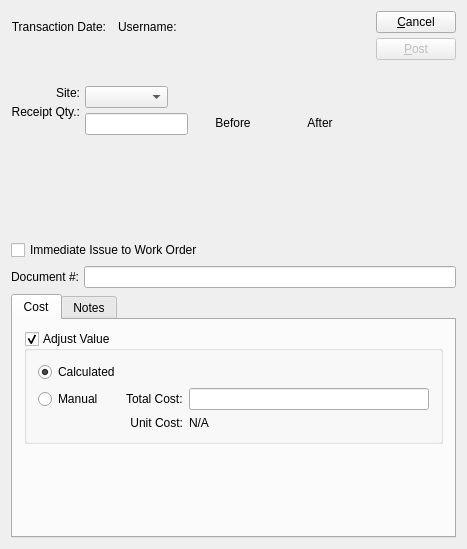
<?xml version="1.0" encoding="UTF-8"?>
<ui version="4.0">
 <comment>This file is part of the xTuple ERP: PostBooks Edition, a free and
open source Enterprise Resource Planning software suite,
Copyright (c) 1999-2019 by OpenMFG LLC, d/b/a xTuple.
It is licensed to you under the Common Public Attribution License
version 1.0, the full text of which (including xTuple-specific Exhibits)
is available at www.xtuple.com/CPAL.  By using this software, you agree
to be bound by its terms.</comment>
 <class>materialReceiptTrans</class>
 <widget class="QWidget" name="materialReceiptTrans">
  <property name="geometry">
   <rect>
    <x>0</x>
    <y>0</y>
    <width>467</width>
    <height>549</height>
   </rect>
  </property>
  <property name="windowTitle">
   <string>Material Receipt Transaction</string>
  </property>
  <layout class="QVBoxLayout" name="verticalLayout_3">
   <item>
    <layout class="QHBoxLayout">
     <item>
      <layout class="QVBoxLayout">
       <item>
        <layout class="QHBoxLayout">
         <item>
          <widget class="QLabel" name="_transDateLit">
           <property name="text">
            <string>Transaction Date:</string>
           </property>
           <property name="alignment">
            <set>Qt::AlignRight|Qt::AlignTrailing|Qt::AlignVCenter</set>
           </property>
           <property name="buddy">
            <cstring>_transDate</cstring>
           </property>
          </widget>
         </item>
         <item>
          <widget class="DLineEdit" name="_transDate"/>
         </item>
         <item>
          <widget class="QLabel" name="_usernameLit">
           <property name="text">
            <string>Username:</string>
           </property>
          </widget>
         </item>
         <item>
          <widget class="QLabel" name="_username">
           <property name="sizePolicy">
            <sizepolicy hsizetype="Expanding" vsizetype="Preferred">
             <horstretch>0</horstretch>
             <verstretch>0</verstretch>
            </sizepolicy>
           </property>
           <property name="alignment">
            <set>Qt::AlignLeading|Qt::AlignLeft|Qt::AlignVCenter</set>
           </property>
          </widget>
         </item>
        </layout>
       </item>
       <item>
        <layout class="QHBoxLayout">
         <property name="spacing">
          <number>0</number>
         </property>
         <item>
          <widget class="ItemCluster" name="_item">
           <property name="focusPolicy">
            <enum>Qt::StrongFocus</enum>
           </property>
          </widget>
         </item>
         <item>
          <spacer>
           <property name="orientation">
            <enum>Qt::Horizontal</enum>
           </property>
           <property name="sizeType">
            <enum>QSizePolicy::Expanding</enum>
           </property>
           <property name="sizeHint" stdset="0">
            <size>
             <width>20</width>
             <height>20</height>
            </size>
           </property>
          </spacer>
         </item>
        </layout>
       </item>
      </layout>
     </item>
     <item>
      <layout class="QVBoxLayout">
       <property name="spacing">
        <number>5</number>
       </property>
       <item>
        <widget class="QPushButton" name="_close">
         <property name="text">
          <string>&amp;Cancel</string>
         </property>
        </widget>
       </item>
       <item>
        <widget class="QPushButton" name="_post">
         <property name="enabled">
          <bool>false</bool>
         </property>
         <property name="text">
          <string>&amp;Post</string>
         </property>
         <property name="default">
          <bool>true</bool>
         </property>
        </widget>
       </item>
       <item>
        <spacer>
         <property name="orientation">
          <enum>Qt::Vertical</enum>
         </property>
         <property name="sizeType">
          <enum>QSizePolicy::Preferred</enum>
         </property>
         <property name="sizeHint" stdset="0">
          <size>
           <width>20</width>
           <height>20</height>
          </size>
         </property>
        </spacer>
       </item>
      </layout>
     </item>
    </layout>
   </item>
   <item>
    <layout class="QHBoxLayout">
     <property name="spacing">
      <number>0</number>
     </property>
     <item>
      <layout class="QHBoxLayout">
       <property name="spacing">
        <number>5</number>
       </property>
       <item>
        <layout class="QVBoxLayout">
         <property name="spacing">
          <number>5</number>
         </property>
         <item>
          <widget class="QLabel" name="_warehouseLit">
           <property name="text">
            <string>Site:</string>
           </property>
           <property name="alignment">
            <set>Qt::AlignRight|Qt::AlignTrailing|Qt::AlignVCenter</set>
           </property>
           <property name="margin">
            <number>3</number>
           </property>
           <property name="buddy">
            <cstring>_warehouse</cstring>
           </property>
          </widget>
         </item>
         <item>
          <widget class="QLabel" name="_qtyLit">
           <property name="text">
            <string>Receipt Qty.:</string>
           </property>
           <property name="alignment">
            <set>Qt::AlignRight|Qt::AlignTrailing|Qt::AlignVCenter</set>
           </property>
           <property name="margin">
            <number>2</number>
           </property>
           <property name="buddy">
            <cstring>_qty</cstring>
           </property>
          </widget>
         </item>
         <item>
          <spacer>
           <property name="orientation">
            <enum>Qt::Vertical</enum>
           </property>
           <property name="sizeHint" stdset="0">
            <size>
             <width>20</width>
             <height>40</height>
            </size>
           </property>
          </spacer>
         </item>
        </layout>
       </item>
       <item>
        <layout class="QVBoxLayout">
         <property name="spacing">
          <number>5</number>
         </property>
         <item>
          <layout class="QHBoxLayout">
           <property name="spacing">
            <number>0</number>
           </property>
           <item>
            <widget class="WComboBox" name="_warehouse"/>
           </item>
           <item>
            <spacer>
             <property name="orientation">
              <enum>Qt::Horizontal</enum>
             </property>
             <property name="sizeType">
              <enum>QSizePolicy::Preferred</enum>
             </property>
             <property name="sizeHint" stdset="0">
              <size>
               <width>20</width>
               <height>0</height>
              </size>
             </property>
            </spacer>
           </item>
          </layout>
         </item>
         <item>
          <widget class="XLineEdit" name="_qty">
           <property name="sizePolicy">
            <sizepolicy hsizetype="Preferred" vsizetype="Fixed">
             <horstretch>0</horstretch>
             <verstretch>0</verstretch>
            </sizepolicy>
           </property>
           <property name="alignment">
            <set>Qt::AlignRight</set>
           </property>
          </widget>
         </item>
         <item>
          <spacer>
           <property name="orientation">
            <enum>Qt::Vertical</enum>
           </property>
           <property name="sizeHint" stdset="0">
            <size>
             <width>86</width>
             <height>16</height>
            </size>
           </property>
          </spacer>
         </item>
        </layout>
       </item>
       <item>
        <layout class="QVBoxLayout">
         <property name="spacing">
          <number>0</number>
         </property>
         <item>
          <spacer>
           <property name="orientation">
            <enum>Qt::Vertical</enum>
           </property>
           <property name="sizeType">
            <enum>QSizePolicy::Preferred</enum>
           </property>
           <property name="sizeHint" stdset="0">
            <size>
             <width>10</width>
             <height>0</height>
            </size>
           </property>
          </spacer>
         </item>
         <item>
          <layout class="QHBoxLayout">
           <property name="spacing">
            <number>7</number>
           </property>
           <item>
            <layout class="QVBoxLayout">
             <property name="spacing">
              <number>2</number>
             </property>
             <item>
              <widget class="QLabel" name="_beforeQtyLit">
               <property name="text">
                <string>Before</string>
               </property>
               <property name="alignment">
                <set>Qt::AlignCenter</set>
               </property>
              </widget>
             </item>
             <item>
              <widget class="XLabel" name="_beforeQty">
               <property name="minimumSize">
                <size>
                 <width>80</width>
                 <height>0</height>
                </size>
               </property>
               <property name="alignment">
                <set>Qt::AlignRight|Qt::AlignTrailing|Qt::AlignVCenter</set>
               </property>
              </widget>
             </item>
            </layout>
           </item>
           <item>
            <layout class="QVBoxLayout">
             <property name="spacing">
              <number>2</number>
             </property>
             <item>
              <widget class="QLabel" name="_afterQtyLit">
               <property name="text">
                <string>After</string>
               </property>
               <property name="alignment">
                <set>Qt::AlignCenter</set>
               </property>
              </widget>
             </item>
             <item>
              <widget class="XLabel" name="_afterQty">
               <property name="minimumSize">
                <size>
                 <width>80</width>
                 <height>0</height>
                </size>
               </property>
               <property name="alignment">
                <set>Qt::AlignRight|Qt::AlignTrailing|Qt::AlignVCenter</set>
               </property>
              </widget>
             </item>
            </layout>
           </item>
          </layout>
         </item>
        </layout>
       </item>
      </layout>
     </item>
     <item>
      <spacer>
       <property name="orientation">
        <enum>Qt::Horizontal</enum>
       </property>
       <property name="sizeType">
        <enum>QSizePolicy::Expanding</enum>
       </property>
       <property name="sizeHint" stdset="0">
        <size>
         <width>101</width>
         <height>20</height>
        </size>
       </property>
      </spacer>
     </item>
    </layout>
   </item>
   <item>
    <layout class="QVBoxLayout">
     <property name="spacing">
      <number>0</number>
     </property>
     <item>
      <layout class="QHBoxLayout">
       <property name="spacing">
        <number>0</number>
       </property>
       <item>
        <widget class="QCheckBox" name="_issueToWo">
         <property name="sizePolicy">
          <sizepolicy hsizetype="Expanding" vsizetype="Fixed">
           <horstretch>0</horstretch>
           <verstretch>0</verstretch>
          </sizepolicy>
         </property>
         <property name="minimumSize">
          <size>
           <width>0</width>
           <height>20</height>
          </size>
         </property>
         <property name="text">
          <string>Immediate Issue to Work Order</string>
         </property>
        </widget>
       </item>
       <item>
        <spacer>
         <property name="orientation">
          <enum>Qt::Horizontal</enum>
         </property>
         <property name="sizeType">
          <enum>QSizePolicy::Expanding</enum>
         </property>
         <property name="sizeHint" stdset="0">
          <size>
           <width>71</width>
           <height>10</height>
          </size>
         </property>
        </spacer>
       </item>
      </layout>
     </item>
     <item>
      <widget class="WoCluster" name="_wo">
       <property name="enabled">
        <bool>false</bool>
       </property>
       <property name="focusPolicy">
        <enum>Qt::StrongFocus</enum>
       </property>
      </widget>
     </item>
    </layout>
   </item>
   <item>
    <layout class="QHBoxLayout">
     <property name="spacing">
      <number>5</number>
     </property>
     <item>
      <widget class="QLabel" name="_documentNumLit">
       <property name="text">
        <string>Document #:</string>
       </property>
       <property name="alignment">
        <set>Qt::AlignRight|Qt::AlignTrailing|Qt::AlignVCenter</set>
       </property>
       <property name="buddy">
        <cstring>_documentNum</cstring>
       </property>
      </widget>
     </item>
     <item>
      <widget class="XLineEdit" name="_documentNum"/>
     </item>
    </layout>
   </item>
   <item>
    <widget class="QTabWidget" name="_tab">
     <property name="currentIndex">
      <number>0</number>
     </property>
     <widget class="QWidget" name="tabCost">
      <attribute name="title">
       <string>Cost</string>
      </attribute>
      <layout class="QVBoxLayout" name="verticalLayout_2">
       <item>
        <widget class="QGroupBox" name="_costAdjust">
         <property name="title">
          <string>Adjust Value</string>
         </property>
         <property name="checkable">
          <bool>true</bool>
         </property>
         <layout class="QGridLayout" name="gridLayout_2">
          <item row="0" column="0">
           <widget class="QRadioButton" name="_costCalculated">
            <property name="text">
             <string>Calculated</string>
            </property>
            <property name="checked">
             <bool>true</bool>
            </property>
           </widget>
          </item>
          <item row="1" column="0">
           <widget class="QRadioButton" name="_costManual">
            <property name="text">
             <string>Manual</string>
            </property>
           </widget>
          </item>
          <item row="1" column="1">
           <widget class="QLabel" name="_lblCost">
            <property name="text">
             <string>Total Cost:</string>
            </property>
            <property name="buddy">
             <cstring>_cost</cstring>
            </property>
           </widget>
          </item>
          <item row="1" column="2">
           <widget class="XLineEdit" name="_cost"/>
          </item>
          <item row="2" column="1">
           <widget class="QLabel" name="_unitCostLit">
            <property name="text">
             <string>Unit Cost:</string>
            </property>
            <property name="alignment">
             <set>Qt::AlignRight|Qt::AlignTrailing|Qt::AlignVCenter</set>
            </property>
           </widget>
          </item>
          <item row="2" column="2">
           <widget class="XLabel" name="_unitCost">
            <property name="text">
             <string>N/A</string>
            </property>
           </widget>
          </item>
         </layout>
        </widget>
       </item>
       <item>
        <spacer name="verticalSpacer">
         <property name="orientation">
          <enum>Qt::Vertical</enum>
         </property>
         <property name="sizeHint" stdset="0">
          <size>
           <width>20</width>
           <height>1</height>
          </size>
         </property>
        </spacer>
       </item>
      </layout>
     </widget>
     <widget class="QWidget" name="tabNotes">
      <attribute name="title">
       <string>Notes</string>
      </attribute>
      <layout class="QVBoxLayout" name="verticalLayout">
       <item>
        <widget class="XTextEdit" name="_notes">
         <property name="sizePolicy">
          <sizepolicy hsizetype="Expanding" vsizetype="Expanding">
           <horstretch>0</horstretch>
           <verstretch>1</verstretch>
          </sizepolicy>
         </property>
         <property name="tabChangesFocus">
          <bool>true</bool>
         </property>
         <property name="spellEnable">
          <bool>true</bool>
         </property>
        </widget>
       </item>
      </layout>
     </widget>
    </widget>
   </item>
  </layout>
 </widget>
 <layoutdefault spacing="6" margin="11"/>
 <customwidgets>
  <customwidget>
   <class>DLineEdit</class>
   <extends>QWidget</extends>
   <header>datecluster.h</header>
   <container>1</container>
  </customwidget>
  <customwidget>
   <class>ItemCluster</class>
   <extends>QWidget</extends>
   <header>itemcluster.h</header>
   <container>1</container>
  </customwidget>
  <customwidget>
   <class>WComboBox</class>
   <extends>XComboBox</extends>
   <header>wcombobox.h</header>
  </customwidget>
  <customwidget>
   <class>WoCluster</class>
   <extends>QWidget</extends>
   <header>wocluster.h</header>
  </customwidget>
  <customwidget>
   <class>XComboBox</class>
   <extends>QComboBox</extends>
   <header>xcombobox.h</header>
  </customwidget>
  <customwidget>
   <class>XLabel</class>
   <extends>QLabel</extends>
   <header>xlabel.h</header>
  </customwidget>
  <customwidget>
   <class>XLineEdit</class>
   <extends>QLineEdit</extends>
   <header>xlineedit.h</header>
   <container>1</container>
  </customwidget>
  <customwidget>
   <class>XTextEdit</class>
   <extends>QTextEdit</extends>
   <header>xtextedit.h</header>
  </customwidget>
 </customwidgets>
 <tabstops>
  <tabstop>_transDate</tabstop>
  <tabstop>_item</tabstop>
  <tabstop>_warehouse</tabstop>
  <tabstop>_qty</tabstop>
  <tabstop>_issueToWo</tabstop>
  <tabstop>_wo</tabstop>
  <tabstop>_documentNum</tabstop>
  <tabstop>_costAdjust</tabstop>
  <tabstop>_costCalculated</tabstop>
  <tabstop>_costManual</tabstop>
  <tabstop>_cost</tabstop>
  <tabstop>_tab</tabstop>
  <tabstop>_notes</tabstop>
  <tabstop>_post</tabstop>
  <tabstop>_close</tabstop>
 </tabstops>
 <resources/>
 <connections>
  <connection>
   <sender>_issueToWo</sender>
   <signal>toggled(bool)</signal>
   <receiver>_wo</receiver>
   <slot>setEnabled(bool)</slot>
   <hints>
    <hint type="sourcelabel">
     <x>31</x>
     <y>211</y>
    </hint>
    <hint type="destinationlabel">
     <x>30</x>
     <y>233</y>
    </hint>
   </hints>
  </connection>
  <connection>
   <sender>_item</sender>
   <signal>valid(bool)</signal>
   <receiver>_post</receiver>
   <slot>setEnabled(bool)</slot>
   <hints>
    <hint type="sourcelabel">
     <x>32</x>
     <y>64</y>
    </hint>
    <hint type="destinationlabel">
     <x>401</x>
     <y>64</y>
    </hint>
   </hints>
  </connection>
  <connection>
   <sender>_item</sender>
   <signal>newId(int)</signal>
   <receiver>_warehouse</receiver>
   <slot>findItemsites(int)</slot>
   <hints>
    <hint type="sourcelabel">
     <x>32</x>
     <y>64</y>
    </hint>
    <hint type="destinationlabel">
     <x>113</x>
     <y>143</y>
    </hint>
   </hints>
  </connection>
  <connection>
   <sender>_item</sender>
   <signal>warehouseIdChanged(int)</signal>
   <receiver>_warehouse</receiver>
   <slot>setId(int)</slot>
   <hints>
    <hint type="sourcelabel">
     <x>32</x>
     <y>64</y>
    </hint>
    <hint type="destinationlabel">
     <x>113</x>
     <y>143</y>
    </hint>
   </hints>
  </connection>
  <connection>
   <sender>_close</sender>
   <signal>clicked()</signal>
   <receiver>materialReceiptTrans</receiver>
   <slot>close()</slot>
   <hints>
    <hint type="sourcelabel">
     <x>401</x>
     <y>31</y>
    </hint>
    <hint type="destinationlabel">
     <x>20</x>
     <y>20</y>
    </hint>
   </hints>
  </connection>
 </connections>
</ui>
